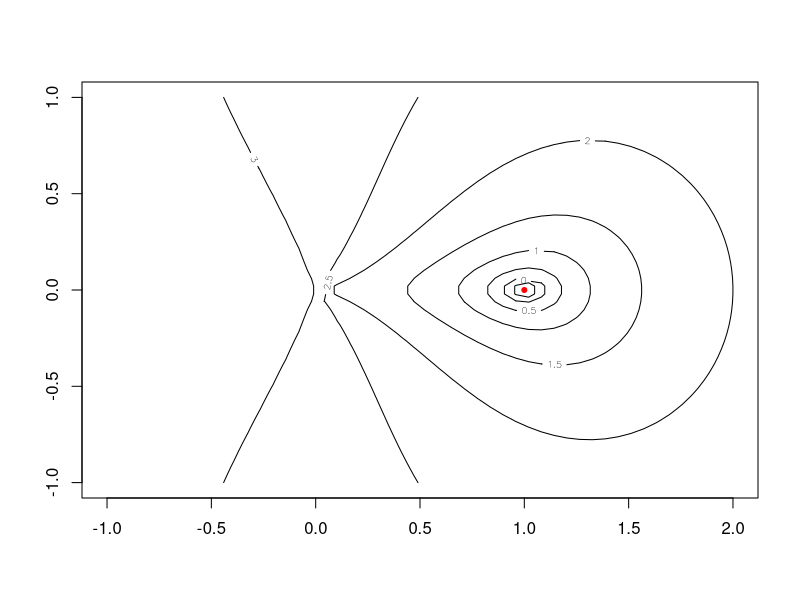
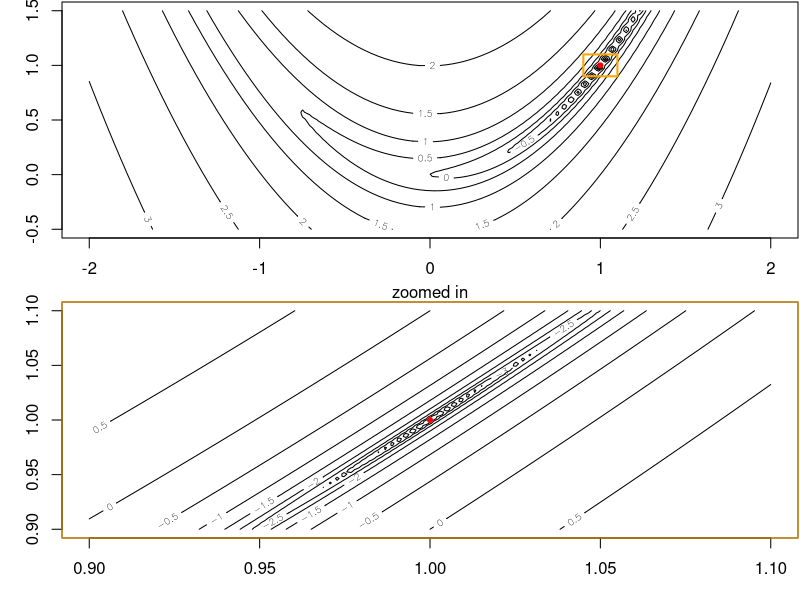

R code for these plots, in order:
#  Copyright (C) 1997-2009, 2017 The R Core Team

### Helical Valley Function
### Page 362 Dennis + Schnabel

require(stats); require(graphics); require(utils)

theta <- function(x1,x2) (atan(x2/x1) + (if(x1 <= 0) pi else 0))/ (2*pi)
## but this is easier :
theta <- function(x1,x2) atan2(x2, x1)/(2*pi)

f <- function(x) {
    f1 <- 10*(x[3] - 10*theta(x[1],x[2]))
    f2 <- 10*(sqrt(x[1]^2+x[2]^2)-1)
    f3 <- x[3]
    return(f1^2 + f2^2 + f3^2)
}

## explore surface {at x3 = 0}
x <- seq(-1, 2, length.out=50)
y <- seq(-1, 1, length.out=50)
z <- apply(as.matrix(expand.grid(x, y)), 1, function(x) f(c(x, 0)))
contour(x, y, matrix(log10(z), 50, 50))
str(nlm.f <- nlm(f, c(-1,0,0), hessian = TRUE))
points(rbind(nlm.f$estim[1:2]), col = "red", pch = 20)
stopifnot(all.equal(nlm.f$estimate, c(1, 0, 0)))

### the Rosenbrock banana valley function

fR <- function(x)
{
    x1 <- x[1]; x2 <- x[2]
    100*(x2 - x1*x1)^2 + (1-x1)^2
}

## explore surface
fx <- function(x)
{   ## `vectorized' version of fR()
    x1 <- x[,1]; x2 <- x[,2]
    100*(x2 - x1*x1)^2 + (1-x1)^2
}
x <- seq(-2, 2, length.out=100)
y <- seq(-0.5, 1.5, length.out=100)
z <- fx(expand.grid(x, y))
op <- par(mfrow = c(2,1), mar = 0.1 + c(3,3,0,0))
contour(x, y, matrix(log10(z), length(x)))

str(nlm.f2 <- nlm(fR, c(-1.2, 1), hessian = TRUE))
points(rbind(nlm.f2$estim[1:2]), col = "red", pch = 20)

## Zoom in :
rect(0.9, 0.9, 1.1, 1.1, border = "orange", lwd = 2)
x <- y <- seq(0.9, 1.1, length.out=100)
z <- fx(expand.grid(x, y))
contour(x, y, matrix(log10(z), length(x)))
mtext("zoomed in");box(col = "orange")
points(rbind(nlm.f2$estim[1:2]), col = "red", pch = 20)
par(op)
with(nlm.f2,
     stopifnot(all.equal(estimate, c(1,1), tol = 1e-5),
               minimum < 1e-11, abs(gradient) < 1e-6, code %in% 1:2))

fg <- function(x)
{
    gr <- function(x1, x2)
        c(-400*x1*(x2 - x1*x1)-2*(1-x1), 200*(x2 - x1*x1))
    x1 <- x[1]; x2 <- x[2]
    structure(100*(x2 - x1*x1)^2 + (1-x1)^2,
              gradient = gr(x1, x2))
}

nfg <- nlm(fg, c(-1.2, 1), hessian = TRUE)
str(nfg)
with(nfg,
     stopifnot(minimum < 1e-17, all.equal(estimate, c(1,1)),
               abs(gradient) < 1e-7, code %in% 1:2))

## or use deriv to find the derivatives

fd <- deriv(~ 100*(x2 - x1*x1)^2 + (1-x1)^2, c("x1", "x2"))
fdd <- function(x1, x2) {}
body(fdd) <- fd
nlfd <- nlm(function(x) fdd(x[1], x[2]), c(-1.2,1), hessian = TRUE)
str(nlfd)
with(nlfd,
     stopifnot(minimum < 1e-17, all.equal(estimate, c(1,1)),
               abs(gradient) < 1e-7, code %in% 1:2))

fgh <- function(x)
{
    gr <- function(x1, x2)
        c(-400*x1*(x2 - x1*x1) - 2*(1-x1), 200*(x2 - x1*x1))
    h <- function(x1, x2) {
        a11 <- 2 - 400*x2 + 1200*x1*x1
        a21 <- -400*x1
        matrix(c(a11, a21, a21, 200), 2, 2)
    }
    x1 <- x[1]; x2 <- x[2]
    structure(100*(x2 - x1*x1)^2 + (1-x1)^2,
              gradient = gr(x1, x2),
              hessian  =  h(x1, x2))
}

nlfgh <- nlm(fgh, c(-1.2,1), hessian = TRUE)
str(nlfgh)
## NB: This did _NOT_ converge for R version <= 3.4.0
with(nlfgh,
     stopifnot(minimum < 1e-15, # see 1.13e-17 .. slightly worse than above
	       all.equal(estimate, c(1,1), tol=9e-9), # see 1.236e-9
	       abs(gradient) < 7e-7, code %in% 1:2)) # g[1] = 1.3e-7
